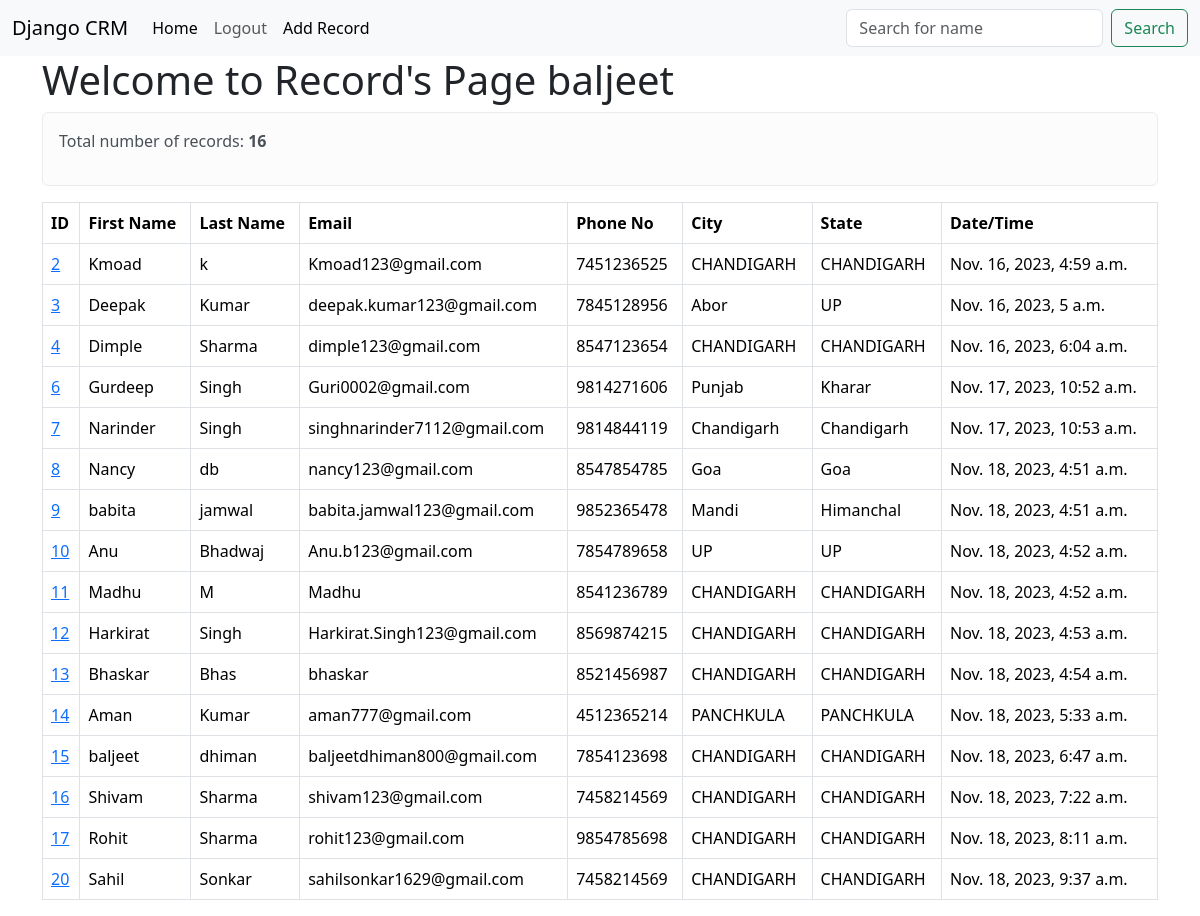
Screenshot of /CRM_app/ (signed in) with the database file from the repository.
### CRM_app/models.py (models this page shows, shortened)
class Record(models.Model):
    created_at=models.DateTimeField(auto_now_add=True)
    user = models.ForeignKey(User, on_delete=models.CASCADE, default=True)
    first_name = models.CharField(max_length=100)
    last_name = models.CharField(max_length=100)
    email = models.CharField(max_length=100)
    phone = models.CharField(max_length=100)
    city = models.CharField(max_length=100)
    state = models.CharField(max_length=100)
    profile_image = models.ImageField(null=True,blank=True,upload_to='images/')

### CRM_app/views.py (the view)
# urls.py: path('', views.index, name='index'),
@login_required
def index(request):
    records = Record.objects.filter(user=request.user)
    first_name = request.GET.get('first_name')
    if first_name != '' and first_name is not None:
        records = records.filter(first_name__icontains=first_name)
    return render(request, 'CRM_app/home.html',{'records':records})

### CRM_app/templates/CRM_app/home.html (shortened to what this page needs)
{% extends "CRM_app/base.html" %}
{% block body %}
{% if user.is_authenticated %}
<div class="container">
  <h1>Welcome to Record's Page {{user.username}}</h1>
  {% with total_records=records|length %}
  <div class="alert alert-light">
    <p>Total number of records: <strong>{{ total_records }}</strong></p>
  </div>
  {% endwith %}
        <table id="table" class="table table-hover table table-bordered">
            <thead>
                <tr>
                    <th scope="col">ID</th>
                    <th scope="col">First Name</th>
                    <th scope="col">Last Name</th>
                    <th scope="col">Email</th>
                    <th scope="col">Phone No</th>
                    <th scope="col">City</th>
                    <th scope="col">State</th>
                    <th scope="col">Date/Time</th>
                </tr>
            </thead>
            {% for record in records %}
            <tbody>
              <tr>
                <td><a href="{% url "Record" record.id %}">{{record.id}}</a></td>
                <td>{{record.first_name}}</td>
                <td>{{record.last_name}}</td>
                <td>{{record.email}}</td>
                <td>{{record.phone}}</td>
                <td>{{record.city}}</td>
                <td>{{record.state}}</td>
                <td>{{record.created_at}}</td>
              </tr>
            </tbody>
            {% endfor %}
          </table>
    </div>
    {% endif %}
{% endblock %}

### CRM_app/templates/CRM_app/base.html (shortened to what this page needs)
<!doctype html>
<html lang="en">
  <head>
    <link href="https://cdn.jsdelivr.net/npm/bootstrap@5.3.2/dist/css/bootstrap.min.css" rel="stylesheet">
  </head>
  <body>
    <nav class="navbar navbar-expand-lg bg-body-tertiary">
      <div class="container-fluid">
        <a class="navbar-brand" href="{% url "index" %}">Django CRM</a>
        <div class="collapse navbar-collapse" id="navbarTogglerDemo02">
          <ul class="navbar-nav me-auto mb-2 mb-lg-0">
              <li class="nav-item">
                  <a class="nav-link active" aria-current="page" href="{% url "index" %}">Home</a>
                </li>
                {% if user.is_authenticated %}
                <li class="nav-item">
                  <a class="nav-link" href="{% url 'logout' %}">Logout</a>
                </li>
                <li class="nav-item">
                  <a class="nav-link active" aria-current="page" href="{% url "add_record" %}">Add Record</a>
                </li>
            {% endif %}
            </ul>
            <form class="d-flex" role="search">
              <input class="form-control me-2" type="search" placeholder="Search for name" aria-label="Search" name="first_name">
              <button class="btn btn-outline-success" type="submit">Search</button>
            </form>
        </div>
      </div>
    </nav>
    {% block body %}
    {% endblock  %}
  </body>
</html>

### rows the page displays
Record: id "2", first_name "Kmoad", last_name "k", email "Kmoad123@gmail.com", phone "7451236525", city "CHANDIGARH", state "CHANDIGARH", created_at "Nov. 16, 2023, 4:59 a.m."
Record: id "3", first_name "Deepak", last_name "Kumar", email "deepak.kumar123@gmail.com", phone "7845128956", city "Abor", state "UP", created_at "Nov. 16, 2023, 5 a.m."
Record: id "4", first_name "Dimple", last_name "Sharma", email "dimple123@gmail.com", phone "8547123654", city "CHANDIGARH", state "CHANDIGARH", created_at "Nov. 16, 2023, 6:04 a.m."
Record: id "6", first_name "Gurdeep", last_name "Singh", email "Guri0002@gmail.com", phone "9814271606", city "Punjab", state "Kharar", created_at "Nov. 17, 2023, 10:52 a.m."
Record: id "7", first_name "Narinder", last_name "Singh", email "singhnarinder7112@gmail.com", phone "9814844119", city "Chandigarh", state "Chandigarh", created_at "Nov. 17, 2023, 10:53 a.m."
Record: id "8", first_name "Nancy", last_name "db", email "nancy123@gmail.com", phone "8547854785", city "Goa", state "Goa", created_at "Nov. 18, 2023, 4:51 a.m."
Record: id "9", first_name "babita", last_name "jamwal", email "babita.jamwal123@gmail.com", phone "9852365478", city "Mandi", state "Himanchal", created_at "Nov. 18, 2023, 4:51 a.m."
Record: id "10", first_name "Anu", last_name "Bhadwaj", email "Anu.b123@gmail.com", phone "7854789658", city "UP", state "UP", created_at "Nov. 18, 2023, 4:52 a.m."
Record: id "11", first_name "Madhu", last_name "M", email "Madhu", phone "8541236789", city "CHANDIGARH", state "CHANDIGARH", created_at "Nov. 18, 2023, 4:52 a.m."
Record: id "12", first_name "Harkirat", last_name "Singh", email "Harkirat.Singh123@gmail.com", phone "8569874215", city "CHANDIGARH", state "CHANDIGARH", created_at "Nov. 18, 2023, 4:53 a.m."
Record: id "13", first_name "Bhaskar", last_name "Bhas", email "bhaskar", phone "8521456987", city "CHANDIGARH", state "CHANDIGARH", created_at "Nov. 18, 2023, 4:54 a.m."
Record: id "14", first_name "Aman", last_name "Kumar", email "aman777@gmail.com", phone "4512365214", city "PANCHKULA", state "PANCHKULA", created_at "Nov. 18, 2023, 5:33 a.m."
Record: id "15", first_name "baljeet", last_name "dhiman", email "baljeetdhiman800@gmail.com", phone "7854123698", city "CHANDIGARH", state "CHANDIGARH", created_at "Nov. 18, 2023, 6:47 a.m."
Record: id "16", first_name "Shivam", last_name "Sharma", email "shivam123@gmail.com", phone "7458214569", city "CHANDIGARH", state "CHANDIGARH", created_at "Nov. 18, 2023, 7:22 a.m."
Record: id "17", first_name "Rohit", last_name "Sharma", email "rohit123@gmail.com", phone "9854785698", city "CHANDIGARH", state "CHANDIGARH", created_at "Nov. 18, 2023, 8:11 a.m."
Record: id "20", first_name "Sahil", last_name "Sonkar", email "sahilsonkar1629@gmail.com", phone "7458214569", city "CHANDIGARH", state "CHANDIGARH", created_at "Nov. 18, 2023, 9:37 a.m."

### other values shown
{{ user.username }} "baljeet"
{{ total_records }} "16"
